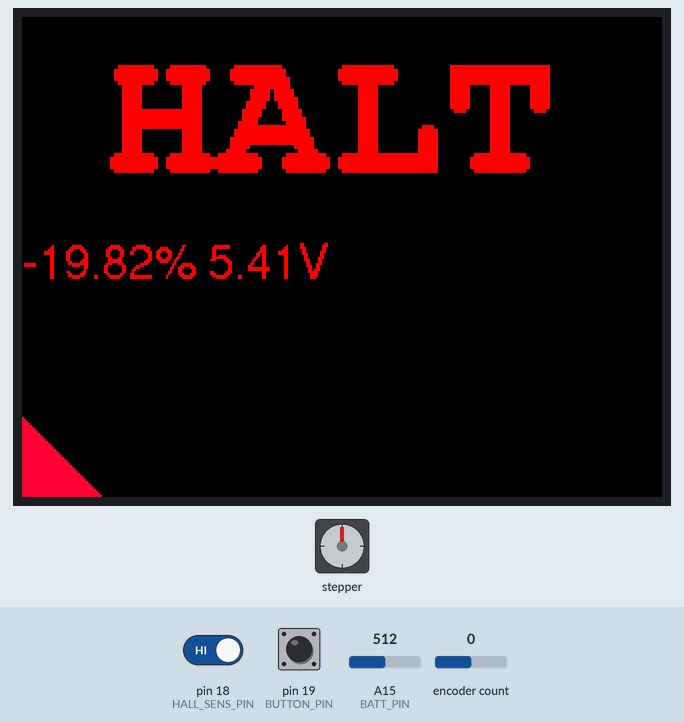
The sketch below on a simulated Arduino Mega 2560, built with avr-gcc and run on an emulated ATmega2560. Parts: stepper motor, 320×240 colour display. Wiring (inferred from the names in the program): stepper motor driver (200 steps per turn assumed): step pin 33; direction pin 30. The test bench sets the inputs (shaded band); at power-on: encoder count 0, pin 19 (BUTTON_PIN) HIGH, pin 18 (HALL_SENS_PIN) HIGH, A15 (BATT_PIN) = 512. What the sketch prints to the serial monitor is not drawn.

Above: at 5.0 s.
5.1 s: encoder count set to 1
At 5.6 s:
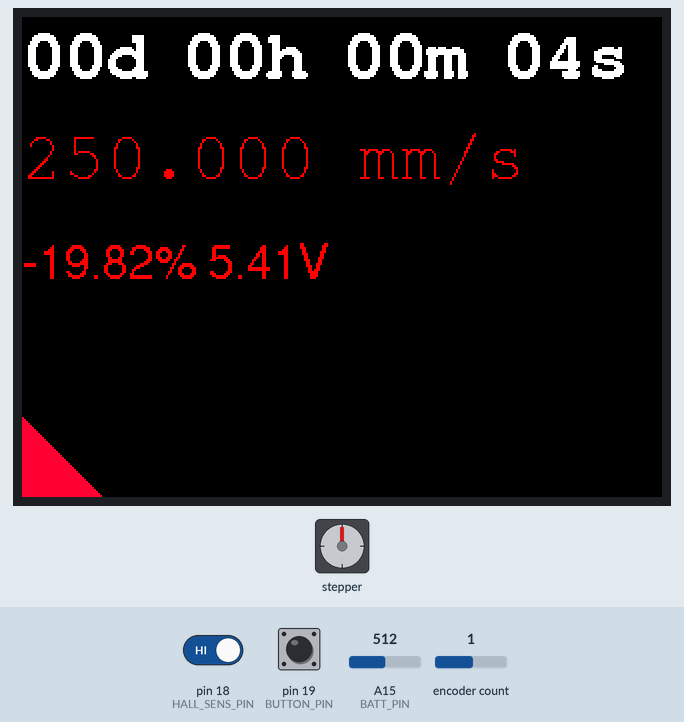
6.6 s: encoder count set to 2
At 7.6 s:
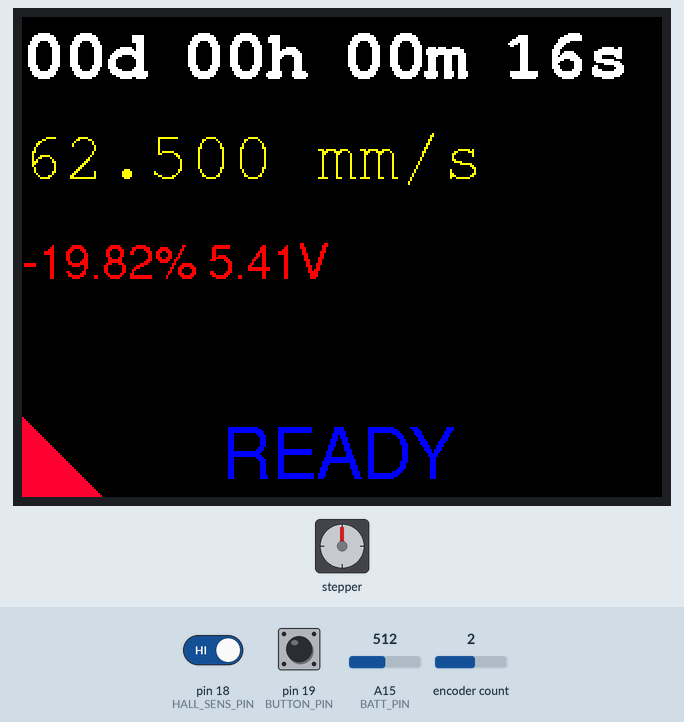
8.1 s: pin 19 (BUTTON_PIN) pulled LOW for 0.15 s
At 9.3 s:
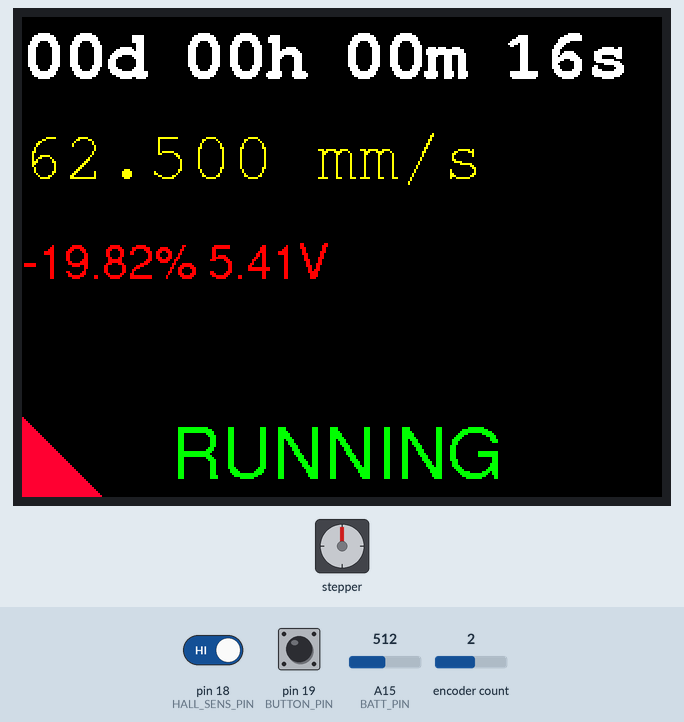
9.7 s: encoder count set to 3
At 10.8 s:
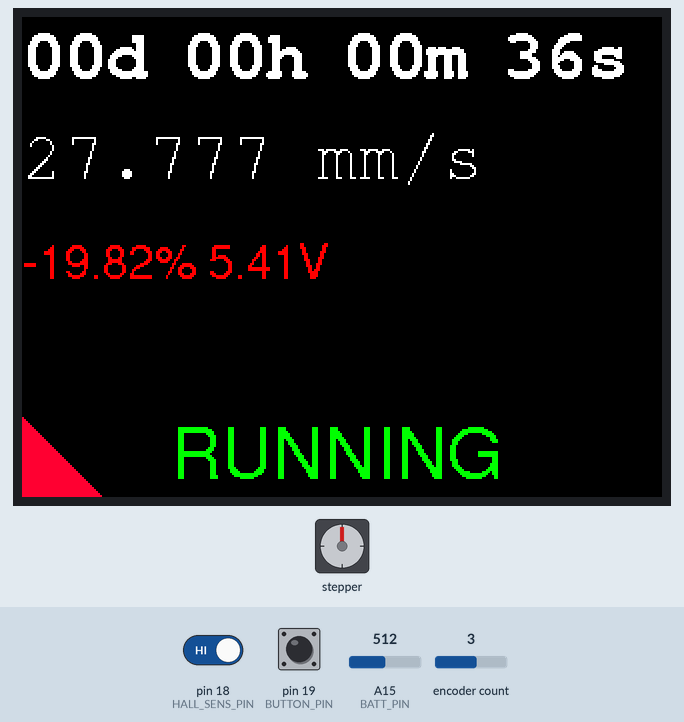
11.2 s: pin 19 (BUTTON_PIN) pulled LOW for 1 s
At 11.6 s:
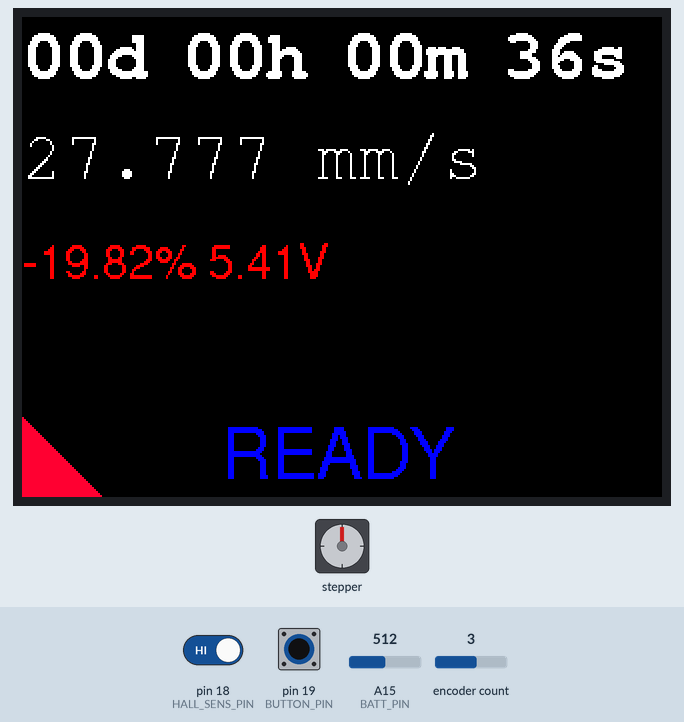
13.7 s: pin 18 (HALL_SENS_PIN) driven LOW
At 15.7 s:
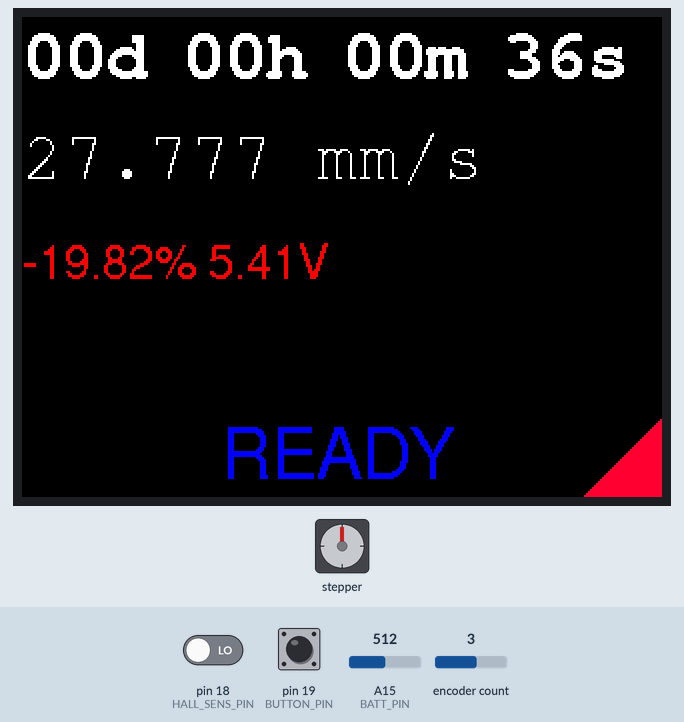
Timing chart, 0 to 17.2 s (numbered marks = the images above; inputs shaded):
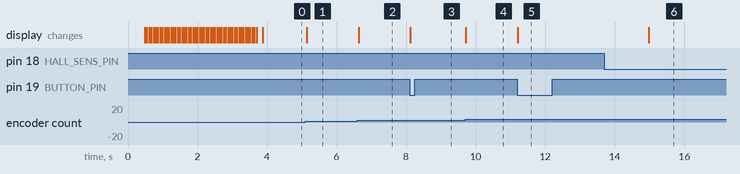

The sketch:

OpenSlider.ino
```cpp
// (licence header left out)
#include <SPI.h>
#include <Wire.h>
#include <Adafruit_GFX.h>
#include "TimerOne.h"
#include <Encoder.h>
#include <stdint.h>
#include <Adafruit_ILI9341.h>
#include <Adafruit_STMPE610.h>
#include <Fonts/FreeSans9pt7b.h> // Hardware-specific library
#include <Fonts/FreeSans12pt7b.h> // Hardware-specific library
#include <Fonts/FreeSans18pt7b.h> // Hardware-specific library
#include <Fonts/FreeSans24pt7b.h> // Hardware-specific library
#include <Fonts/FreeMono24pt7b.h> // Hardware-specific library
#include <Fonts/FreeMono18pt7b.h> // Hardware-specific library
#include <Fonts/FreeMonoBold18pt7b.h> // Hardware-specific library
#include <Fonts/FreeMonoBold24pt7b.h> // Hardware-specific library

// Assign human-readable names to some common 16-bit color values
// Modify these to match the colorspace of your LCD

// Color definitions for ILI9341
#define BLACK       0x0000      /*   0,   0,   0 */
#define NAVY        0x000F      /*   0,   0, 128 */
#define DARKGREEN   0x03E0      /*   0, 128,   0 */
#define DARKCYAN    0x03EF      /*   0, 128, 128 */
#define MAROON      0x7800      /* 128,   0,   0 */
#define PURPLE      0x780F      /* 128,   0, 128 */
#define OLIVE       0x7BE0      /* 128, 128,   0 */
#define LIGHTGREY   0xC618      /* 192, 192, 192 */
#define DARKGREY    0x7BEF      /* 128, 128, 128 */
#define BLUE        0x001F      /*   0,   0, 255 */
#define GREEN       0x07E0      /*   0, 255,   0 */
#define CYAN        0x07FF      /*   0, 255, 255 */
#define RED         0xF800      /* 255,   0,   0 */
#define MAGENTA     0xF81F      /* 255,   0, 255 */
#define YELLOW      0xFFE0      /* 255, 255,   0 */
#define WHITE       0xFFFF      /* 255, 255, 255 */
#define ORANGE      0xFD20      /* 255, 165,   0 */
#define GREENYELLOW 0xAFE5      /* 173, 255,  47 */
#define PINK        0xF81F


#define DIR_PIN 30
#define STEP_PIN 33
#define STEP_MTR_ENABLE_PIN 31
#define BUTTON_PIN 19
#define ENC0_PIN 21
#define ENC1_PIN 20
#define BATT_PIN 15

//Hall effect Sensor Sunkee A3144
//You should be able to use the same code functions below for a standard
//end switch. At rest, state is High, and Pull Low for tripped
#define HALL_SENS_PIN 18

#define STEPSMM 320 //160  // 160 = 1/16 Micro Steps and 320 = 1/32 Micro Steps

#define DEBOUNCE 300
#define HALL_DEBOUNCE 3500
#define MINRUNTIME 10000
#define MINPRESSURE 20
#define MAXPRESSURE 50

//number of battery voltage points
#define LOOKUP 20

long day = 86400000; // 86400000 milliseconds in a day
long hour = 3600000; // 3600000 milliseconds in an hour
long minute = 60000; // 60000 milliseconds in a minute
long second = 1000; // 1000 milliseconds in a second

Encoder myEnc(ENC1_PIN, ENC0_PIN);
long oldPosition = 0;

volatile long numruns = 0;
volatile long period = 10000;
volatile long lastTriggered = 0;
volatile long lastHall_Triggered = 0;

long nextBattMillis = 0;
long runtime = 0;
long offset = 0;
long sspeed = 0;
long decimals = 0;

byte oldDays = 0;
byte oldHours = 0;
byte oldMinutes = 0;
byte oldSeconds = 0;

boolean button = false;
boolean srunning = false;
boolean needsInit = false;
boolean sdir = 0;
boolean oldsdir = !sdir;
boolean enabled = false;

boolean drawnStatusBlank = 1;
boolean drawnStatus = srunning;

boolean hall_trigger = false;
uint8_t driver_enable_default = LOW; // Is your stepper driver enabled HIGH or LOW (All mine are LOW)
float battery_voltage_high = 9;
float battery_voltage_low = 6;

//Splash Screen
String splash_Msg = "Welcome to Open Slider.... an Open Source Project ...";
const int width = 18;

//Hall Sensor Detected On Startup
String sesnor_Msg = "Please Move Gantry Away From End Stop  ";

float rawVolt;
float volt;

// This is calibration data for the raw touch data to the screen coordinates for the V2 Shield
#define TS_MINX 150
#define TS_MINY 130
#define TS_MAXX 3800
#define TS_MAXY 4000

#define STMPE_CS 8
Adafruit_STMPE610 ts = Adafruit_STMPE610(STMPE_CS);
#define TFT_CS 10
#define TFT_DC 9
Adafruit_ILI9341 tft = Adafruit_ILI9341(TFT_CS, TFT_DC);

void catchButton() {
	if (lastTriggered + DEBOUNCE < millis()) {
		button = true;
		lastTriggered = millis();
	}
}

void catchHall() {
	if (lastHall_Triggered + HALL_DEBOUNCE < millis()) {
		hall_trigger = true;
		lastHall_Triggered = millis();
	}
}

void setup(void){
Serial.begin(9600);

  pinMode(STEP_PIN, OUTPUT);
    Serial.println("SET STEP_PIN OUTPUT");
  pinMode(DIR_PIN, OUTPUT);
    Serial.println("SET DIR_PIN OUTPUT");
  pinMode(STEP_MTR_ENABLE_PIN, OUTPUT);
	Serial.println("SET MOTOR ENABLE PIN OUTPUT");
  pinMode(HALL_SENS_PIN, INPUT);
	Serial.println("SET HALL PIN INPUT");


  tft.begin();
  if (!ts.begin()) {
    Serial.println("Unable to start touchscreen.");
  }
  else {
    Serial.println("Touchscreen started.");
  }

  Timer1.initialize(period);         // initialize timer1, and set a 1/2 second period
  Timer1.attachInterrupt(callback);  // attaches callback() as a timer overflow interrupt
  Timer1.stop();

  //Setup the Encoder Interrupt
  digitalWrite(BUTTON_PIN, HIGH);
  attachInterrupt(digitalPinToInterrupt(BUTTON_PIN), catchButton, FALLING);
  //Setup the Hall Sensor Interrupt
  digitalWrite(HALL_SENS_PIN, HIGH);
  attachInterrupt(digitalPinToInterrupt(HALL_SENS_PIN), catchHall, FALLING);
  //Disable drivers ENABLE pin to conserve power
  digitalWrite(STEP_MTR_ENABLE_PIN, !driver_enable_default);

   // origin = left,top landscape (USB left upper)
  tft.setRotation(1);
  tft.setTextWrap(false); // Don't wrap text to next line

 //Check Gantry Position
  if (CheckPosition()) {
	  screen_Hall_Sensor_Startup();
  }
  else {
     screen_splash();
  }

  //Get the inital screen information displayed
  updateLCDTime(true);
  updateLCDStatus();
  //Initialize battery information
  rawVolt = ((float)analogRead(BATT_PIN) + analogRead(BATT_PIN) + analogRead(BATT_PIN) + analogRead(BATT_PIN) + analogRead(BATT_PIN)) / 5;
  volt = toVolt(rawVolt);
}

void callback()
{
	numruns++;
	digitalWrite(STEP_PIN, digitalRead(STEP_PIN) ^ 1);
}

void loop() {

	// Check to see if anything is going on

	long newPosition = myEnc.read();

	if ((newPosition < 0) && (newPosition < offset)) {
		offset = newPosition;
	}
	newPosition = newPosition - offset;

	if (newPosition != oldPosition) {
		oldPosition = newPosition;
		updateRuntime();
		setPeriod();
	}

	if (button) {
		if ((sspeed == 0) && (decimals == 0)) {
			srunning = 0;
		}
		else {
			srunning = !srunning;
			digitalWrite(STEP_MTR_ENABLE_PIN, driver_enable_default);
			Serial.println("Enable Pin LOW");
			setPeriod();
		}
		updateLCDStatus();
		button = false;
	}

	if (hall_trigger) {
		Serial.println("Hall Triggered");
		DecelerationSwith(!sdir);
		updateLCDStatus();
		hall_trigger = false;
	}

	// Retrieve a point
	TS_Point p = ts.getPoint();
	// Scale using the calibration #'s
	// and rotate coordinate system
	p.x = map(p.x, TS_MINY, TS_MAXY, 0, tft.height());
	p.y = map(p.y, TS_MINX, TS_MAXX, 0, tft.width());
	int y = tft.height() - p.x;
	int x = p.y;
	//Serial.println(p.y); // Used to check the y axis
	if (ts.touched()) {
		if (p.z > MINPRESSURE && p.z < MAXPRESSURE) { // Used for some light debouncing

			//Used for 'calibrating' the touch pressure params
			//Serial.print("Z-Pressure Is: ");
			//Serial.println(p.z);

			// See if there's any  touch data for us
			if (!ts.bufferEmpty())
			{
				if (p.y < 170) {
					Serial.println("left Touch");
					sdir = 0;
				}
				else {
				Serial.println("right Touch");
					sdir = 1;
				}
				updateLCDStatus();
				digitalWrite(DIR_PIN, sdir);
			}
		}
	}
		//Lets check and update the battery information
       UpdateBattery();
}

	void UpdateBattery() {
		if ((long)(millis() - nextBattMillis) >= 0) {
			//update Battery status
			nextBattMillis += 10000;
			rawVolt = ((float)analogRead(BATT_PIN)) * 0.02 + rawVolt * 0.98;
			volt = toVolt(rawVolt);
			tft.setTextColor(WHITE);

			if (volt < battery_voltage_high) {
				tft.setTextColor(GREEN);
			}

			if (volt < (battery_voltage_high - 3.5)) {
				tft.setTextColor(YELLOW);
			}

			if (volt < battery_voltage_low) {
				tft.setTextColor(RED);
			}

			tft.fillRect(0, 110, 150, 22, BLACK);
			tft.setTextSize(1);
			tft.setCursor(0, 130);
			tft.setFont(&FreeSans12pt7b);
			tft.print(mapFloat(volt, battery_voltage_low, battery_voltage_high, 0, 100));   tft.print("% ");
			tft.print(volt);   tft.print("V ");
			Serial.print(volt); Serial.print("; "); Serial.println(millis());

		}
	}

	void screen_splash() {
		tft.fillScreen(RED);
		tft.fillScreen(WHITE);
		tft.fillScreen(BLUE);
		tft.setTextColor(WHITE, BLACK); // White on black
		tft.setTextSize(5); // large letters for the splash
			for (int offset = 0; offset < splash_Msg.length(); offset++){
				// Construct the string to display for this iteration
				String t = "";
				for (int i = 0; i < width; i++)
					t += splash_Msg.charAt((offset + i) % splash_Msg.length());

				// Print  the string for this iteration
				tft.setCursor(0, tft.height() / 2 - 10);  // display will be halfway down screen
				tft.print(t);

				// Short delay so the text doesn't move too fast
				delay(50);
			}

		//set back to black
		tft.fillScreen(BLACK);
	}

	void screen_Hall_Sensor_Startup() {
		tft.fillScreen(RED);
		tft.fillScreen(WHITE);
		tft.fillScreen(BLUE);
		tft.setTextColor(WHITE, BLACK); // White on black
		tft.setTextSize(5); // large letters for the splash
		for (int offset = 0; offset < sesnor_Msg.length(); offset++) {
			// Construct the string to display for this iteration
			String t = "";
			for (int i = 0; i < width; i++)
				t += sesnor_Msg.charAt((offset + i) % sesnor_Msg.length());

			// Print  the string for this iteration
			tft.setCursor(0, tft.height() / 2 - 10);  // display will be halfway down screen
			tft.print(t);

			// Short delay so the text doesn't move too fast
			delay(100);
		}

		//set back to black
		tft.fillScreen(BLACK);
	}

	void updateLCDStatus() {
		if (sdir != oldsdir) {
			if (!sdir) {

				tft.fillTriangle(
					320, 200, // peak
					280, 240, // bottom left
					320, 240, // bottom right
					BLACK);


				tft.fillTriangle(
					0, 200, // peak
					0, 240, // bottom left
					40, 240, // bottom right
					tft.color565(255, 0, 50));

			}

			else {
				tft.fillTriangle(
					0, 200, // peak
					0, 240, // bottom left
					40, 240, // bottom right
					BLACK);

				tft.fillTriangle(
					320, 200, // peak
					280, 240, // bottom left
					320, 240, // bottom right
					tft.color565(255, 0, 50));
			}

			oldsdir = sdir;
		}

		if (runtime < MINRUNTIME) {
			if (!drawnStatusBlank) {

				tft.fillRect(75, 200, 170, 35, BLACK);
				srunning = 0;
				drawnStatus = 0;
				drawnStatusBlank = 1;
			}
			return;

		}
		else if (drawnStatusBlank || (drawnStatus != srunning)) {

			tft.fillRect(75, 200, 170, 35, BLACK);
			tft.setTextSize(1);
			tft.setCursor(0, 0);
			tft.setFont(&FreeSans18pt7b);

			if (srunning) {

				tft.setCursor(75, 230);
				tft.setTextColor(GREEN);
				tft.print("RUNNING");
			}

			else {

				tft.setCursor(100, 230);
				tft.setTextColor(BLUE);
				tft.print("READY");

			}
			drawnStatus = srunning;
			drawnStatusBlank = 0;
		}
	}


void updateRuntime() {
	if (oldPosition != 0) {
		runtime = 1000 * oldPosition * oldPosition / 4;
	}
	if (needsInit) {
		updateLCDTime(true);
	}
	else {
		updateLCDTime(false);
	}

	updateLCDStatus();
}

void updateLCDTime(boolean firstrun) {

	int days = runtime / day;                                //number of days
	int hours = (runtime % day) / hour;                       //the remainder from days division (in milliseconds) divided by hours, this gives the full hours
	int minutes = ((runtime % day) % hour) / minute;         //and so on...
	int seconds = (((runtime % day) % hour) % minute) / second;

	tft.setCursor(0, 20);
	tft.setTextSize(4);
	tft.setFont();

	if (oldPosition == 0) {

		tft.setCursor(42, 70);
		tft.setFont(&FreeMonoBold24pt7b);
		tft.setTextSize(2);
		tft.fillRect(0, 5, 320, 28, BLACK); //clear time
		tft.fillRect(0, 54, 320, 35, BLACK); // clear speed

		tft.setTextColor(RED);
		tft.print("HALT");
		srunning = false;

		tft.setTextSize(1);
		tft.setFont(&FreeMono18pt7b);
		tft.setCursor(0, 100);
		tft.setTextColor(WHITE);
		//   tft.print("0 mm/s");

		sspeed = 0;
		decimals = 0;
		needsInit = true;
	}

	else {

		tft.setTextColor(WHITE);

		if (firstrun) {
			tft.fillRect(42, 24, 230, 30, BLACK); //clear HALT/STOP
		}

		tft.setFont(&FreeMonoBold18pt7b);
		tft.setTextSize(1);

		//DAYS
		if ((days != oldDays) || firstrun) {
			tft.setCursor(0, 30);

			tft.fillRect(0, 5, 42, 28, BLACK);
			if (days < 10) {
				tft.print("0");
			}
			tft.print(days);
			oldDays = days;
		}

		//HOURS
		if (firstrun) {

			tft.print("d");
		}


		tft.setCursor(80, 30);

		if ((hours != oldHours) || firstrun) {
			tft.fillRect(80, 5, 42, 28, BLACK);
			if (hours < 10) {
				tft.print("0");
			}
			tft.print(hours);
			oldHours = hours;
		}


		//MINUTES
		if (firstrun) {
			tft.print("h");
		}
		tft.setCursor(160, 30);

		if ((minutes != oldMinutes) || firstrun) {
			tft.fillRect(160, 5, 42, 28, BLACK);
			if (minutes < 10) {
				tft.print("0");
			}
			tft.print(minutes);
			oldMinutes = minutes;
		}


		//SECONDS
		if (firstrun) {

			tft.print("m");
		}
		tft.setCursor(240, 30);

		if ((seconds != oldSeconds) || firstrun) {
			tft.fillRect(240, 5, 42, 28, BLACK);
			if (seconds < 10) {
				tft.print("0");
			}
			tft.print(seconds);
			oldSeconds = seconds;
		}

		if (firstrun) {

			tft.print("s");

			needsInit = false;
		}

		if ((oldPosition + offset) != myEnc.read()) {
			return;
		}

		tft.fillRect(0, 54, 320, 35, BLACK);
		tft.setCursor(0, 80);
		tft.setTextSize(1);
		tft.setFont(&FreeMono18pt7b);
		tft.setTextColor(WHITE);

		sspeed = (1000000) / (runtime);

		if (runtime < (MINRUNTIME * 2)) {
			tft.setTextColor(YELLOW);
		}
		if (runtime < MINRUNTIME) {

			tft.setTextColor(RED);
		}

		tft.print(sspeed);
		tft.print(".");
		decimals = ((1000000000) / (runtime)) - (((1000000) / (runtime)) * 1000);

		if (decimals < 100) {
			if (decimals < 10) {
				tft.print("0");
			}
			tft.print("0");
		}

		tft.print(decimals);
		tft.print(" mm/s");
	}
}


void setPeriod() {
	if ((runtime < MINRUNTIME) | !srunning) {
		Timer1.stop();
		  // Disable Driver ENABLE pin to save power
		if (enabled)
		{
			digitalWrite(STEP_MTR_ENABLE_PIN, !driver_enable_default);
			enabled = false;
		}
	}

	else {
		float ssspeed = 1000000 / ((float)runtime);
		float sps = ssspeed * STEPSMM;
		float pperiod = 500000 / sps;
		Timer1.setPeriod(pperiod);
		enabled = true;
		Serial.println(pperiod);
	}
}

float toVolt(float rawADC){
	return mapFloat(rawADC, 0, 1023, 0, 10.8); //empirical calibration
}

float mapFloat(float x, float in_min, float in_max, float out_min, float out_max){
	return (x - in_min) * (out_max - out_min) / (in_max - in_min) + out_min;
}


float lookup(float inval, short lut[][2], short clamp) {
	float out;
	byte i;

	for (i = 1; i<LOOKUP; i++)
	{
		if (lut[i][0] > inval)
		{
			return lut[i - 1][1] + (inval - lut[i - 1][0]) * (lut[i][1] - lut[i - 1][1]) / (lut[i][0] - lut[i - 1][0]);
		}
	}

	if (i == LOOKUP) {
		return clamp;
	}
}

void DecelerationSwith(boolean bdir) {

		float ssspeed = 1000000 / ((float)runtime);
		float sps = ssspeed * STEPSMM;
		float pperiod = 500000 / sps;
		float Deceleratepperiod = pperiod;
		enabled = true;

		Serial.println(Deceleratepperiod);
		//Extreamly Simple Deceleration loop
		for (int i = 1; i <= 60; i++) {
			Deceleratepperiod = Deceleratepperiod + 25;
			Timer1.setPeriod(Deceleratepperiod);
			Serial.println(Deceleratepperiod);
		   delay(10);
		}

		// lets reverse now
		digitalWrite(DIR_PIN, bdir);

		// Let get back to our speed
		Serial.println(Deceleratepperiod);
		for (int i = 1; i <= 60; i++) {
			Deceleratepperiod = Deceleratepperiod - 25;
			Timer1.setPeriod(Deceleratepperiod);
			Serial.println(Deceleratepperiod);
			delay(10);
		}
		 sdir = bdir;
	}

boolean CheckPosition() {
	long results;
	boolean HallSenseActive;
	results = digitalRead(HALL_SENS_PIN);

	//Serial.print("Digital Hall Sense Reading: ");
	//Serial.println(results);

	if (results < 1) {
		HallSenseActive = true;
	}
	else {
		HallSenseActive = false;
	}
	return HallSenseActive;
}
```

Measured:
- after the input at 5.1 s, the display: changes at once (image 1)
- after the input at 6.6 s, the display: changes at once (image 2)
- after the input at 8.1 s, the display: changes at once (image 3)
- after the input at 9.7 s, the display: changes at once (image 4)
- after the input at 11.2 s, the display: changes at once (image 5)
- after the input at 13.7 s, the display: changes after 1.3 s (image 6)
